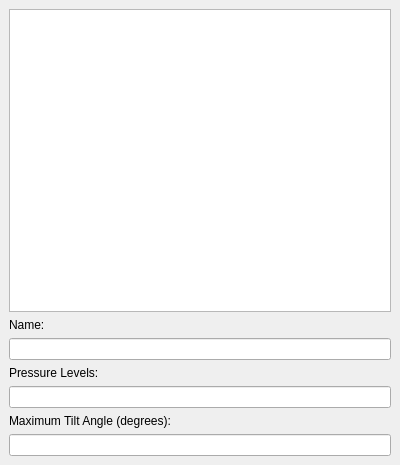
<?xml version="1.0" encoding="UTF-8"?>
<ui version="4.0">
 <class>PenConfigDockWidget</class>
 <widget class="QDockWidget" name="PenConfigDockWidget">
  <property name="geometry">
   <rect>
    <x>0</x>
    <y>0</y>
    <width>400</width>
    <height>465</height>
   </rect>
  </property>
  <widget class="QWidget" name="dockWidgetContents">
   <layout class="QVBoxLayout" name="verticalLayout">
    <item>
     <widget class="QListView" name="configView"/>
    </item>
    <item>
     <widget class="QLabel" name="label">
      <property name="styleSheet">
       <string notr="true">QLabel {font-weight: 200;}</string>
      </property>
      <property name="text">
       <string>Name:</string>
      </property>
     </widget>
    </item>
    <item>
     <widget class="QLineEdit" name="name"/>
    </item>
    <item>
     <widget class="QLabel" name="label_2">
      <property name="styleSheet">
       <string notr="true">QLabel {font-weight: 200;}</string>
      </property>
      <property name="text">
       <string>Pressure Levels:</string>
      </property>
     </widget>
    </item>
    <item>
     <widget class="QLineEdit" name="pressureLevels"/>
    </item>
    <item>
     <widget class="QLabel" name="label_3">
      <property name="styleSheet">
       <string notr="true">QLabel {font-weight: 200;}</string>
      </property>
      <property name="text">
       <string>Maximum Tilt Angle (degrees):</string>
      </property>
     </widget>
    </item>
    <item>
     <widget class="QLineEdit" name="tilt"/>
    </item>
   </layout>
  </widget>
 </widget>
 <resources/>
 <connections/>
</ui>
